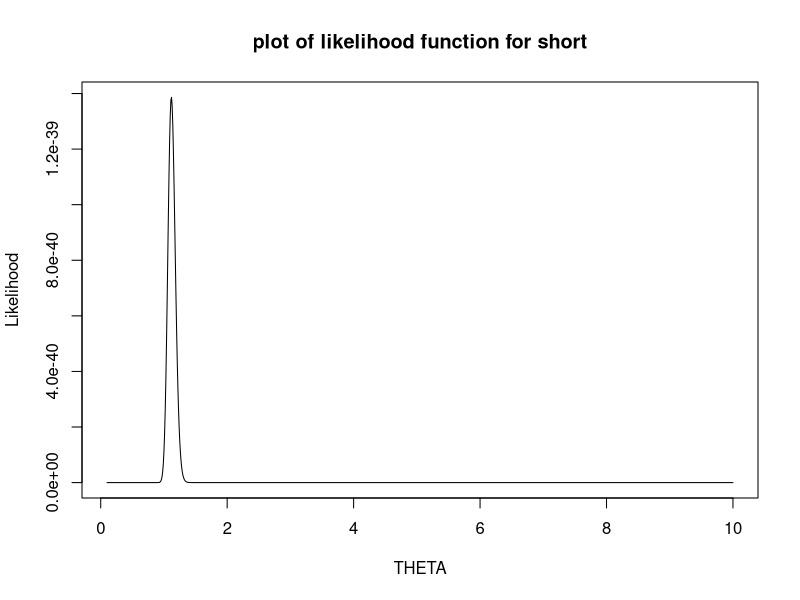
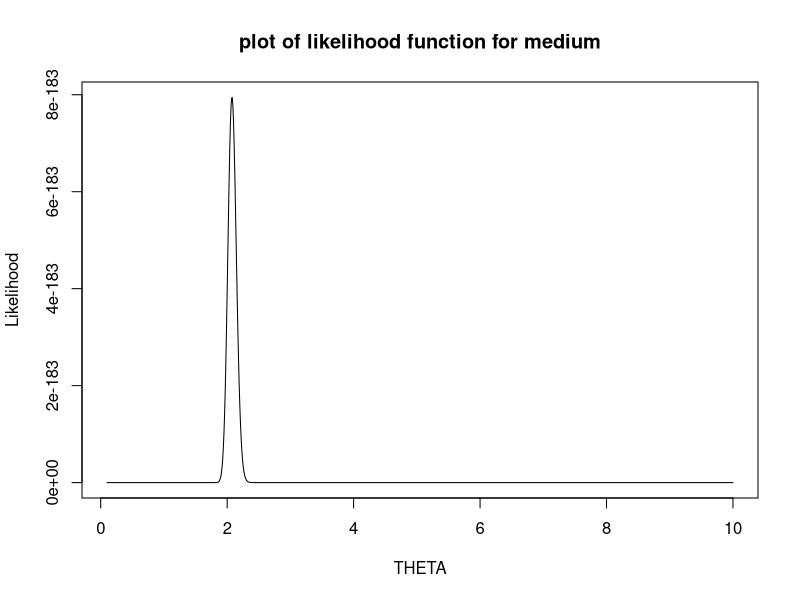
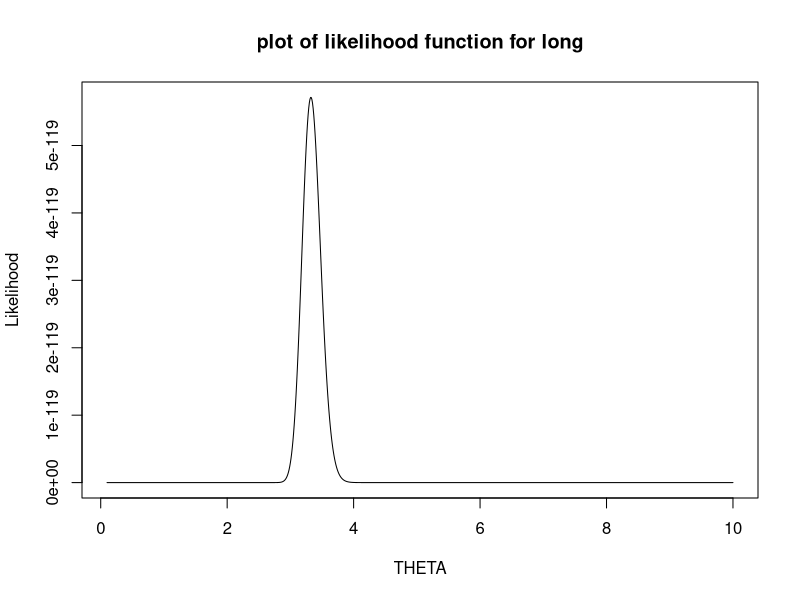
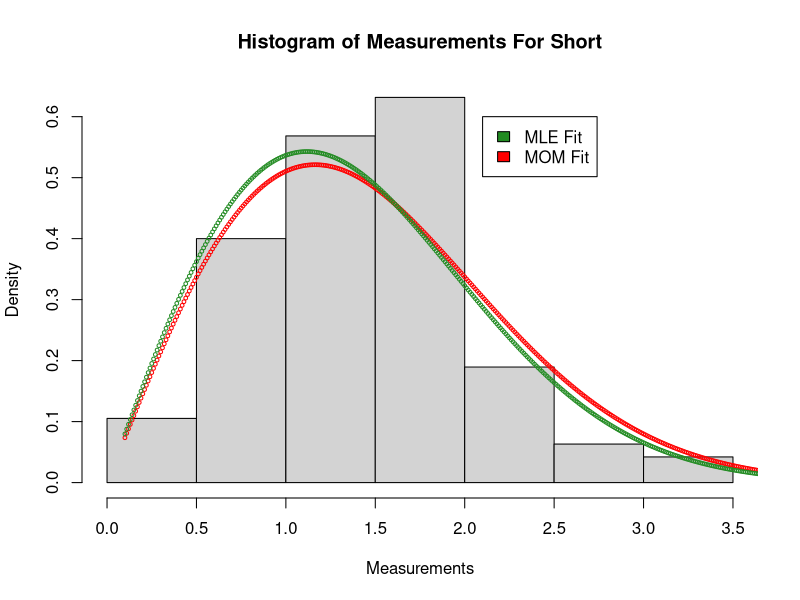
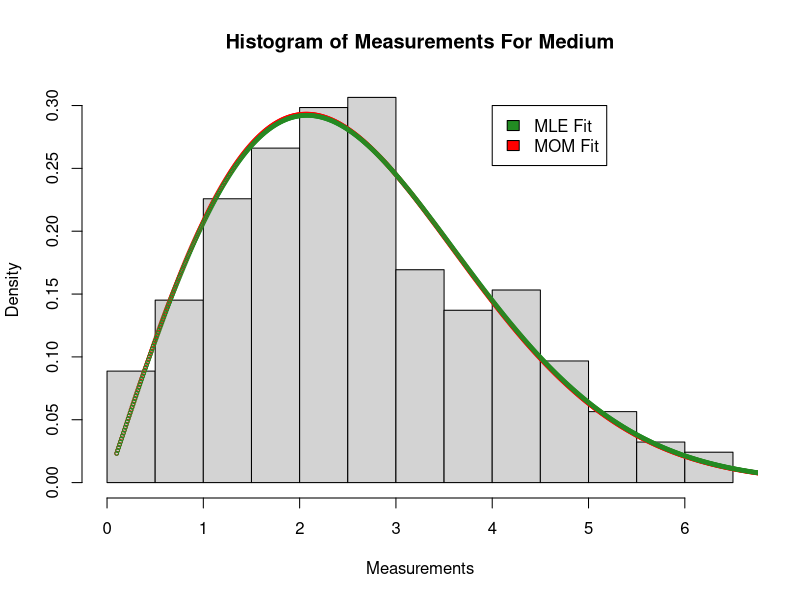
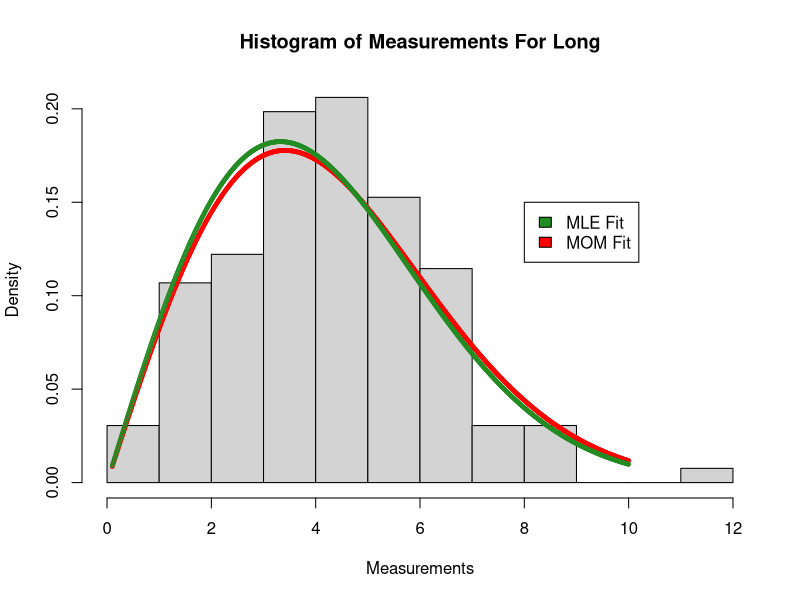
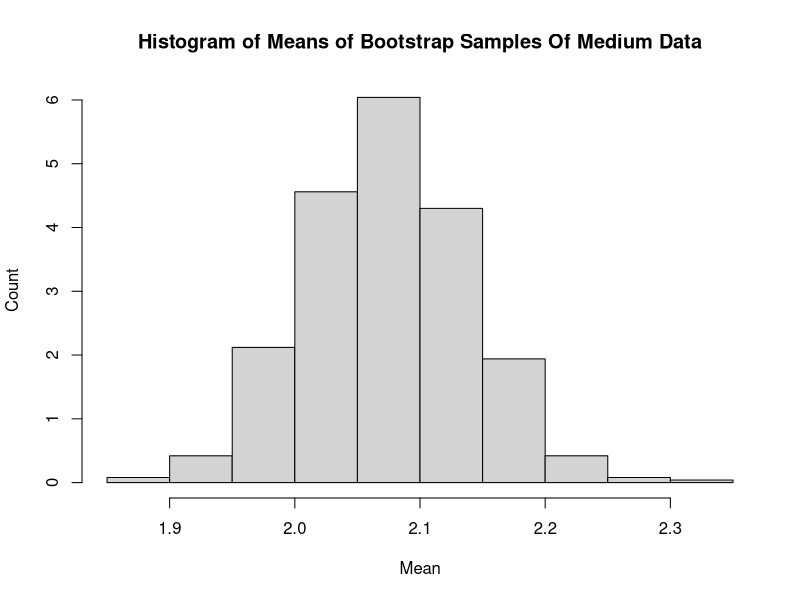

Write R code to recreate these figures, in order.
### Wonjohn Choi (SID: 23123143, GSI: Nanyu)

long=read.csv("long.csv")[[1]]
short=read.csv("short.csv")[[1]]
medium=read.csv("medium.csv")[[1]]
### a, b, c: done on paper.

### d. We will plot the likelihood function
# In a), we found that the likelihood function (theta) is
lik = function(data) {
  function(theta) {
    # sum(log(data)) - 2 * length(data) * log(theta) - sum(data^2)/(2 * theta^2)
    prod(data/theta^2 * exp(-data^2/(2*theta^2)))
  }
}
  
points = seq(0.1, 10, 0.01)
# For short,
mle_y = sapply(points, lik(short))
plot(points, mle_y, type="l", main="plot of likelihood function for short", ylab="Likelihood", xlab="THETA") # PLOT
mle_plot = points[which(mle_y==max(mle_y))] # MLE FROM PLOT: 1.12
mle_short = sqrt(mean(short^2)/2) # MLE FROM a): 1.117
var_mle_short= mean(short^2)/(8*length(short)) # APPROX. VARIANCE FROM c) # 0.00329

# For medium,
mle_y = sapply(points, lik(medium))
plot(points, mle_y, type="l", main="plot of likelihood function for medium", ylab="Likelihood", xlab="THETA") # PLOT
mle_plot = points[which(mle_y==max(mle_y))] # MLE FROM PLOT: 2.08
mle_medium = sqrt(mean(medium^2)/2) # MLE FROM a): 2.076
var_mle_medium= mean(medium^2)/(8*length(medium)) # APPROX. VARIANCE FROM c) # 0.00434

# For long,
mle_y = sapply(points, lik(long))
plot(points, mle_y, type="l", main="plot of likelihood function for long", ylab="Likelihood", xlab="THETA") # PLOT
mle_plot = points[which(mle_y==max(mle_y))] # MLE FROM PLOT: 3.32
mle_long = sqrt(mean(long^2)/2) # MLE FROM a): 3.324
var_c= mean(long^2)/(8*length(long)) # APPROX. VARIANCE FROM c) # 0.0211

### e
# For short,
mom_short = sqrt(2/pi)*mean(short) # MOM FROM b): 1.1637
var_short = 2*(4-pi)/(pi^2*length(short))*(mean(short))^2 # APPROX. VARIANCE FROM c): 0.0039

# For medium,
mom_medium = sqrt(2/pi)*mean(medium) # MOM FROM b): 2.069
var_medium = 2*(4-pi)/(pi^2*length(medium))*(mean(medium))^2 # APPROX. VARIANCE FROM c): 0.00472

# For long,
mom_long = sqrt(2/pi)*mean(long) # MOM FROM b): 3.4124
var_long = 2*(4-pi)/(pi^2*length(long))*(mean(long))^2 # APPROX. VARIANCE FROM c): 0.02429

### f
# ralyeigh function which return a function that computes value of rayleigh(theta) for its input
rayleigh = function(theta) {
  function(r) {
    r/theta^2 * exp(-r^2/(2 * theta^2))
  }
}

# For short,
hist(short, freq=F, main="Histogram of Measurements For Short", xlab="Measurements") # Histogram FOR SHORT
points = seq(0.1, 10, 0.01)
y_mom = sapply(points, rayleigh(mom_short))
y_mle = sapply(points, rayleigh(mle_short))
lines(points, y_mom, col="red", type="p", cex=.5) # plot MOM
lines(points, y_mle, col="forest green", type="p", cex=.5) # plot MLE
legend(x=2.1,y=.6, legend = c("MLE Fit", "MOM Fit"), fill=c("forest green","red"))


# For medium,
hist(medium, freq=F, main="Histogram of Measurements For Medium", xlab="Measurements") # Histogram FOR MEDIUM
points = seq(0.1, 10, 0.01)
y_mom = sapply(points, rayleigh(mom_medium))
y_mle = sapply(points, rayleigh(mle_medium))
lines(points, y_mom, col="red", type="p", cex=.5) # plot MOM
lines(points, y_mle, col="forest green", type="p", cex=.5) # plot MLE
legend(x=4,y=.3, legend = c("MLE Fit", "MOM Fit"), fill=c("forest green","red"))

# For long,
hist(long, freq=F, main="Histogram of Measurements For Long", xlab="Measurements") # Histogram FOR LONG
points = seq(0.1, 10, 0.01)
y_mom = sapply(points, rayleigh(mom_long))
y_mle = sapply(points, rayleigh(mle_long))
lines(points, y_mom, col="red", type="p", cex=.5) # plot MOM
lines(points, y_mle, col="forest green", type="p", cex=.5) # plot MLE
legend(x=8,y=.15, legend = c("MLE Fit", "MOM Fit"), fill=c("forest green","red"))

### g
# There seems to be a relationship between my estimates
# and the genomic separation of the point
# because rayleigh plot with estimated paramters
# fit the histogram very well.

### h
# Show that if X follows a Rayleigh distribution with...: this will be shown on paper.
# Show how Proposition D of Section 2.3 of the text can be applied to accomplish this: this will be shown on paper.
# Get sample from Rayleight distribtion (theta) of size n.
genSamRay = function(theta, n) {
  # Use method discussed in section (with Proposition D)
  theta * sqrt(log(1/(1 - runif(n))^2))
}

# We will do this for medium.
# Question says it's suffice to use B = 100 but I use 1000 (this doesn't hurt).
B = 1000
N = length(medium)
# genSamRay(mle_medium, N): Get N samples from Rayleigh distribution with theta of mle_medium
# sqrt(mean( ^2)/2): Formula to compute MLE of theta that we found previously.
sam_mles = replicate(B, sqrt(mean(genSamRay(mle_medium, N)^2)/2))
hist(sam_mles, freq=F, main="Histogram of Means of Bootstrap Samples Of Medium Data", xlab="Mean", ylab="Count")

# Does the distribution appear roughly normal?
# Yes, histogram looks approximately normal.

# Do you think that the large sample theory can be reasonably applied here?
# Yes, becaues histogram of mles of simulated rayleigh samples is roughly
# normal. The histogram gets more normal as I incease B.
# Hence, mles of simulation are asymptotically normal.

# Compare the standard deviation calculated from the bootstrap to the standard
# errors you found previously
# Previously, we got sqrt(0.00434)==0.0659 as the approximate standard error for medium.
sd_mles = sd(sam_mles)*sqrt((length(sam_mles)-1)/length(sam_mles))
# Here, I got 0.06635215 as the standard deciation of mles from the bootstrap.
# Those values are very close.

### i
sorted_mles = sort(sam_mles)
# 95% confidence interval from bootstrap
CL_bootstrap = c(sorted_mles[26], sorted_mles[975]) # 1.952830 2.196689
# 95% confidence interval from large sample theory
CL_lst = c(mle_medium - sqrt(var_mle_medium) * 1.96, mle_medium + sqrt(var_mle_medium) * 1.96) # 1.946794 2.205171
# bootstrap confidence interval is very similar to the interval found by large sample theory.
